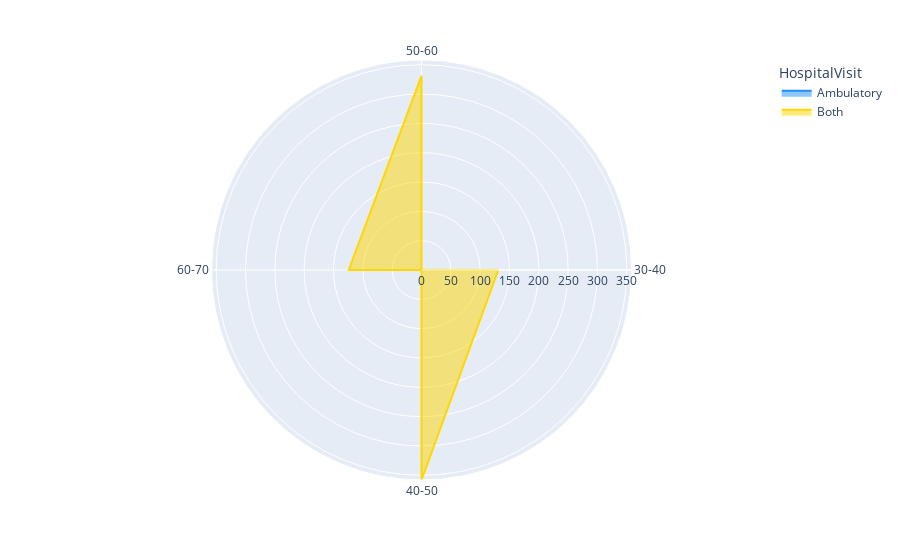

Notebook cell for this chart:
### Markdown cell above
<td bgcolor="peachpuff"><font size = "3"><b> 3. Plot a radial chart to check which age range goes to either Ambulatory visit or Emergency Visits or both </font></b></td>

### Code cell
import plotly.express as px
from datetime import datetime
from datetime import date


#Create a function for assessing on each patient basis,
#whether they have visited ED or had Ambulatory service or both

def value_gen():
    lst=[]
    for patient in df_PA['PatientID']:
        if patient in df_EDU['PatientID'] and patient not in df_AmbV['PatientMRN']:
            lst.append('EDU')
        elif patient not in df_EDU['PatientID'] and patient in df_AmbV['PatientMRN']:
            lst.append('Ambulatory')
        elif patient in df_EDU['PatientID'] and patient in df_AmbV['PatientMRN']:
            lst.append('Both')
        else:
            lst.append('None')
    return lst

#Assign this to column

df_PA['HospitalVisit']= value_gen()

#Create Age range function

def range_gen():
    lst=[]
    for age in df_PA['Age']:
        if age >=0 and age <=10:
            lst.append('0-10')
        elif age >10 and age <=20:
            lst.append('10-20')
        elif age >20 and age <=30:
            lst.append('20-30')
        elif age >30 and age <=40:
            lst.append('30-40')
        elif age >40 and age <=50:
            lst.append('40-50')
        elif age >50 and age <=60:
            lst.append('50-60')
        elif age >60 and age <=70:
            lst.append('60-70')
        elif age >70 and age <=80:
            lst.append('70-80')
        elif age >80 and age <=90:
            lst.append('80-90')
        elif age >90 and age <=110:
            lst.append('90-110')
        else:
            lst.append('Unknown')
    return lst

#Add Age column and assign age range column
df_PA['Age'] = round((datetime.now() - df_PA['DateOfBirth'])/np.timedelta64(1, 'Y'),2) 
df_PA['Age Range'] = range_gen()


#Collate data in one dataframe
df_visits = pd.DataFrame(df_PA.groupby(['HospitalVisit','Age Range'], as_index=False)['PatientID'].nunique())


#plot radial chart

fig = px.line_polar(df_visits, r = 'PatientID', theta = 'Age Range', line_close = True,
                    color = 'HospitalVisit', color_discrete_map = {'Ambulatory': 'dodgerblue', 'Both': 'gold'})
fig.update_traces(fill = 'toself')

fig.show()

#Except for a single patient, all patients have been to both

### Figure 1 — Plotly figure (JSON) as saved in the notebook; plotly's stock layout.template omitted (floating-point values rounded to 4 significant figures)
{"data": [{"fill": "toself", "hovertemplate": "HospitalVisit=Ambulatory<br>PatientID=%{r}<br>Age Range=%{theta}<extra></extra>", "legendgroup": "Ambulatory", "line": {"color": "dodgerblue", "dash": "solid"}, "marker": {"symbol": "circle"}, "mode": "lines", "name": "Ambulatory", "r": [1, 1], "showlegend": true, "subplot": "polar", "theta": ["50-60", "50-60"], "type": "scatterpolar"}, {"fill": "toself", "hovertemplate": "HospitalVisit=Both<br>PatientID=%{r}<br>Age Range=%{theta}<extra></extra>", "legendgroup": "Both", "line": {"color": "gold", "dash": "solid"}, "marker": {"symbol": "circle"}, "mode": "lines", "name": "Both", "r": [131, 358, 331, 124, 131], "showlegend": true, "subplot": "polar", "theta": ["30-40", "40-50", "50-60", "60-70", "30-40"], "type": "scatterpolar"}], "layout": {"legend": {"title": {"text": "HospitalVisit"}, "tracegroupgap": 0}, "margin": {"t": 60}, "polar": {"angularaxis": {"direction": "clockwise", "rotation": 90}, "domain": {"x": [0, 1], "y": [0, 1]}}}}
